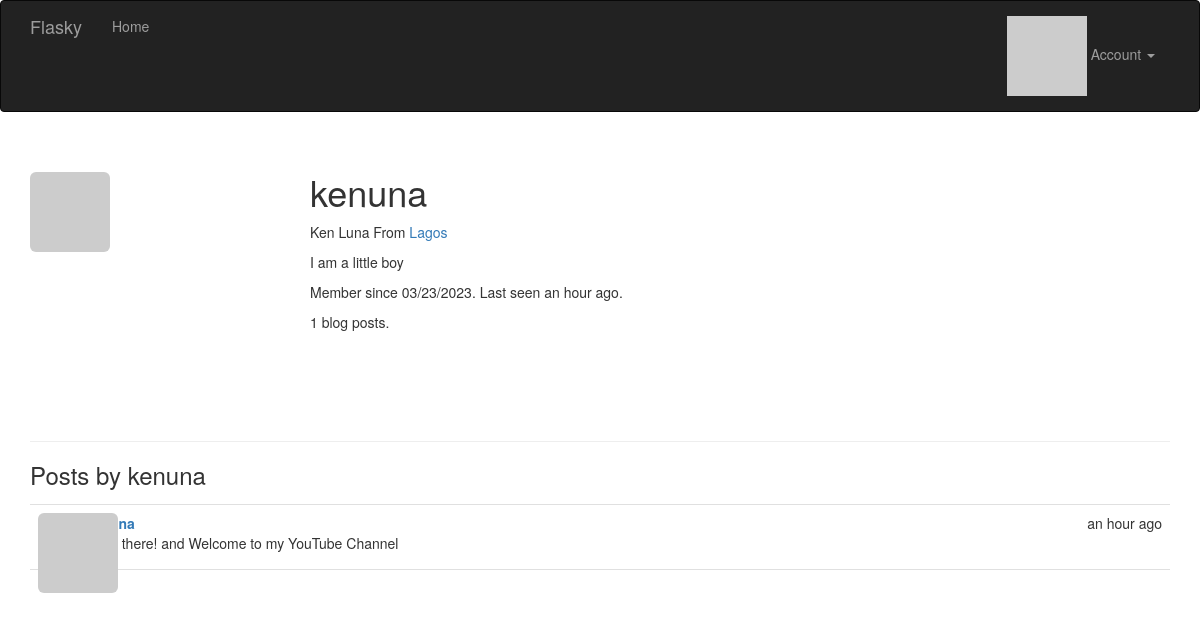
The page /user/kenuna (signed in) on the database as committed earlier.
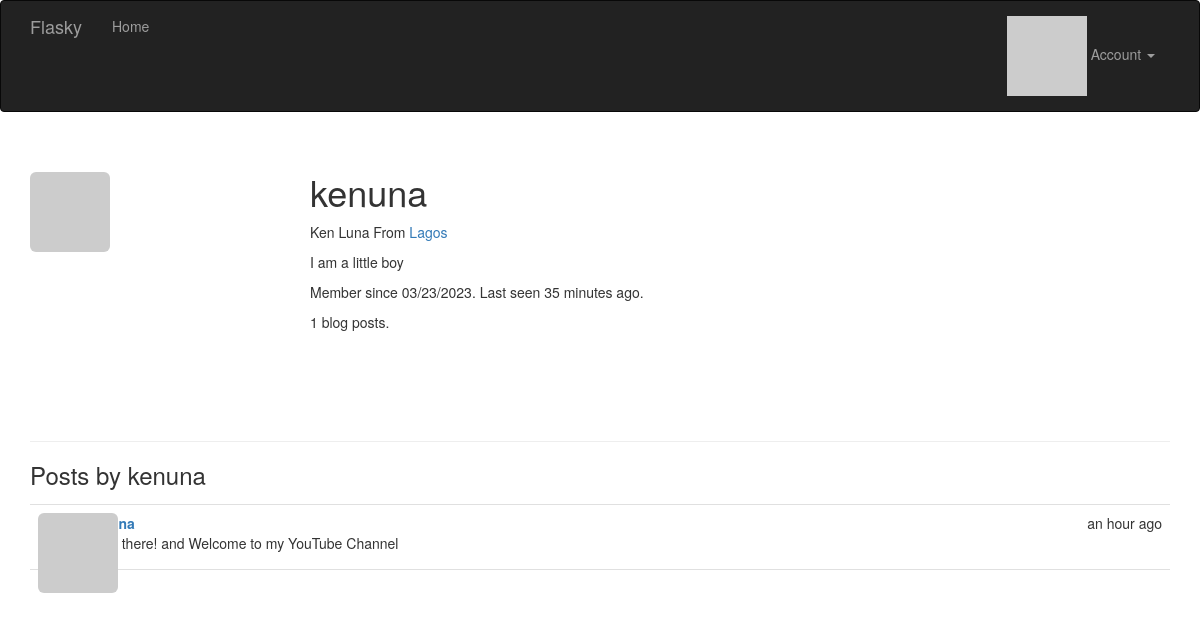
The same page on the database as committed later.
### app/models.py (models this page shows, shortened)
class User(UserMixin, db.Model):
    __tablename__ = 'users'
    id = db.Column(db.Integer, primary_key=True)
    email = db.Column(db.String(64), unique=True, index=True)
    username = db.Column(db.String(64), unique=True, index=True)
    password_hash = db.Column(db.String(128))
    role_id = db.Column(db.Integer, db.ForeignKey('roles.id'))
    confirmed = db.Column(db.Boolean, default=False)
    name = db.Column(db.String(64))
    location = db.Column(db.String(64))
    about_me = db.Column(db.Text())
    member_since = db.Column(db.DateTime(), default=datetime.utcnow)
    last_seen = db.Column(db.DateTime(), default=datetime.utcnow)
    avatar_hash = db.Column(db.String(32))
    posts = db.relationship('Post', backref='author', lazy='dynamic')
    @property
    def password(self):
        raise AttributeError('password is not a readable attribute')
    def ping(self):
        self.last_seen = datetime.utcnow()
        db.session.add(self)
        db.session.commit()
    def can(self, perm):
        return self.role is not None and self.role.has_permission(perm)
    def is_administrator(self):
        return self.can(Permission.ADMIN)
    def gravatar(self, size=100, default='identicon', rating='g'):
        if request.is_secure:
            url = 'https://secure.gravatar.com/avatar'
        else:
            url = 'https://gravatar.com/avatar'
        hash = hashlib.md5(self.email.lower().encode('utf-8')).hexdigest()
        return '{url}/{hash}?s={size}&d={default}&r={rating}'.format(
            url=url, hash=hash, size=size, default=default, rating=rating)

class Post(db.Model):
    __tablename__ = 'posts'
    id = db.Column(db.Integer, primary_key=True)
    body = db.Column(db.Text)
    timestamp = db.Column(db.DateTime, index=True, default=datetime.utcnow)
    author_id = db.Column(db.Integer, db.ForeignKey('users.id'))

### app/main/views.py (the view)
@main.route('/user/<username>')
def user(username):
    user = User.query.filter_by(username=username).first_or_404()
    posts = user.posts.order_by(Post.timestamp.desc()).all()
    return render_template('user.html', user=user, posts=posts)

### app/auth/views.py (called while the page is built)
@auth.before_app_request
def before_request():
    if current_user.is_authenticated:
        current_user.ping()
        if not current_user.confirmed \
                and request.endpoint \
                and request.blueprint != 'auth' \
                and request.endpoint != 'static':
            return redirect(url_for('auth.unconfirmed'))

### app/main/__init__.py (called while the page is built)
@main.app_context_processor
def inject_permissions():
    return dict(Permission=Permission)

### app/models.py (called while the page is built)
@login_manager.user_loader
def load_user(user_id):
    return User.query.get(int(user_id))

    def has_permission(self, perm):
        return self.permissions & perm == perm

### app/templates/user.html (shortened to what this page needs)
{% extends "base.html" %}
{% block page_content %}
<div class="page-header">
    <img class="img-rounded profile-thumbnail" src="{{ current_user.gravatar(size=256) }}">
    <div class="profile-header">
        <h1>{{ user.username }}</h1>
        {% if user.name or user.location %}
        <p>
            {% if user.name %}{{ user.name }}{% endif %}
            {% if user.location %}
                From <a href="http://maps.google.com/?q={{ user.location }}">
                    {{ user.location }}
                </a>
            {% endif %}
        </p>
        {% endif %}
        {% if user.about_me %}<p>{{ user.about_me }}</p>{% endif %}
        <p>
            Member since {{ moment(user.member_since).format('L') }}.
            Last seen {{ moment(user.last_seen).fromNow() }}.
        </p>
        <p>{{ user.posts.count() }} blog posts.</p>
    </div>
</div>
<h3>Posts by {{ user.username }}</h3>
{% include '_posts.html' %}
{% endblock %}

### app/templates/base.html (shortened to what this page needs)
{% extends "bootstrap/base.html" %}
{% block head %}
{{ super() }}
<link rel="stylesheet" type="text/css" href="{{ url_for('static', filename='styles.css') }}">
{% endblock %}
{% block navbar %}
<div class="navbar navbar-inverse" role="navigation">
    <div class="container">
        <div class="navbar-header">
            <a class="navbar-brand" href="{{ url_for('main.index') }}">Flasky</a>
        </div>
        <div class="navbar-collapse collapse">
            <ul class="nav navbar-nav">
                <li><a href="{{ url_for('main.index') }}">Home</a></li>
            </ul>
            <ul class="nav navbar-nav navbar-right">
                {% if current_user.is_authenticated %}
                <li class="dropdown">
                    <a href="#" class="dropdown-toggle" data-toggle="dropdown">
                        <img src="{{ current_user.gravatar(size=18) }}">
                        Account <b class="caret"></b>
                    </a>
                </li>
                {% else %}
                <li><a href="{{ url_for('auth.login') }}">Log In</a></li>
                {% endif %}
            </ul>
        </div>
    </div>
</div>
{% endblock %}
{% block content %}
<div class="container">
    {% block page_content %}{% endblock %}
</div>
{% endblock %}

### app/templates/_posts.html (shortened to what this page needs)
<ul class="posts">
    {% for post in posts %}
    <li class="post">
        <div class="post-thumbnail">
            <a href="{{ url_for('.user', username=post.author.username) }}">
                <img class="img-rounded profile-thumbnail"
                    src="{{ post.author.gravatar(size=40) }}">
            </a>
        </div>
        <div class="post-content">
            <div class="post-date">{{ moment(post.timestamp).fromNow() }}</div>
            <div class="post-author">
                <a href="{{ url_for('.user', username=post.author.username) }}">
                </a>
            </div>
            <div class="post-body">{{ post.body }}</div>
        </div>
    </li>
    {% endfor %}
</ul>

### app/static/styles.css (style rules this page uses)
.profile-thumbnail { position: absolute; }
.profile-header { min-height: 260px; margin-left: 280px; }
ul.posts { list-style-type: none; padding: 0px; margin: 16px 0px 0px 0px; border-top: 1px solid #e0e0e0; }
ul.posts li.post { padding: 8px; border-bottom: 1px solid #e0e0e0; }
div.post-date { float: right; }
div.post-author { font-weight: bold; }
div.post-thumbnail { position: absolute; }
div.post-content { margin-left: 48px; min-height: 48px; }

Rows that differ between the two databases and show on the page:
changed User "kenuna": last_seen "an hour ago" → "35 minutes ago"
